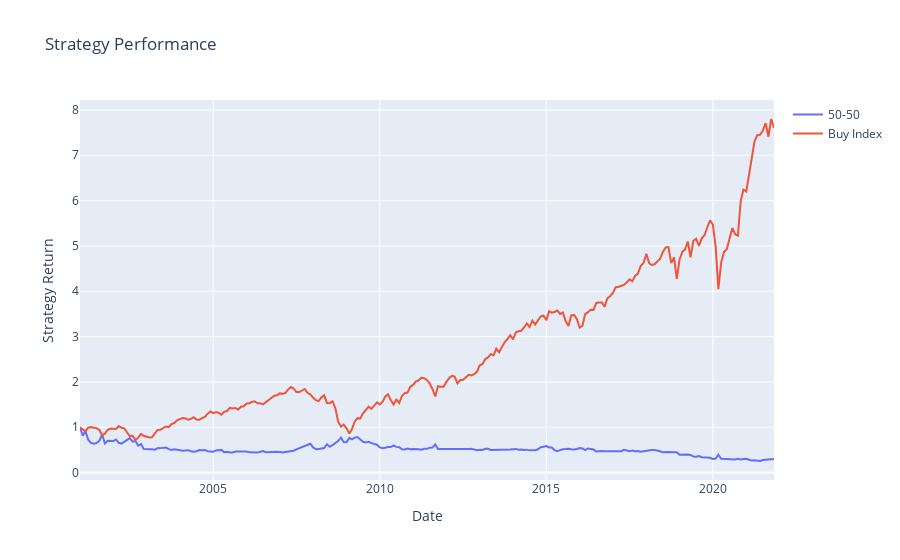

The code cell stored with this chart in its notebook:
### Code cell
from matplotlib import pyplot as plt
# visually inspect log returns, sd_fast/sd_slow
def plot_hist_comparison(data_x,data_y):
    import random
    plt.hist(data_x, bins="auto", alpha=0.5, label='x', density = True)
    plt.hist(data_y, bins="auto", alpha=0.5, label='y', density = True)
    plt.legend(loc='upper right')
    plt.show()
N = len(dataframes["prev_log_return"].columns)
choice_x = dataframes["prev_log_return"].columns[np.random.randint(low=0,high=N)]
choice_y = dataframes["prev_log_return"].columns[np.random.randint(low=0,high=N)]
print(choice_x,choice_y)
plot_hist_comparison(dataframes["prev_log_return"][choice_x].dropna(),dataframes["prev_log_return"][choice_y].dropna())
graph_data = dataframes["sd_fast/slow"][choice_x].dropna()
plt.plot(graph_data.index, graph_data)
plt.show()
graph_data = dataframes["de_ratio"][choice_x].dropna()
plt.plot(graph_data.index, graph_data)
plt.show()

plot_strategy_performances(dataframes["prev_return"], {"50-50" : dataframes["baseline_50_50_position"], "Buy Index": dataframes["baseline_BAH_position"]})

### Figure 1 — Plotly figure (JSON) as saved in the notebook; plotly's stock layout.template omitted (floating-point values rounded to 4 significant figures; data arrays with more than 128 entries replaced by an {"elided": "..."} marker saying what was removed)
{"data": [{"name": "50-50", "type": "scatter", "x": {"elided": "251 str values"}, "y": {"elided": "251 float values"}}, {"name": "Buy Index", "type": "scatter", "x": {"elided": "251 str values"}, "y": {"elided": "251 float values"}}], "layout": {"title": {"text": "Strategy Performance"}, "xaxis": {"title": {"text": "Date"}}, "yaxis": {"title": {"text": "Strategy Return"}}}}
